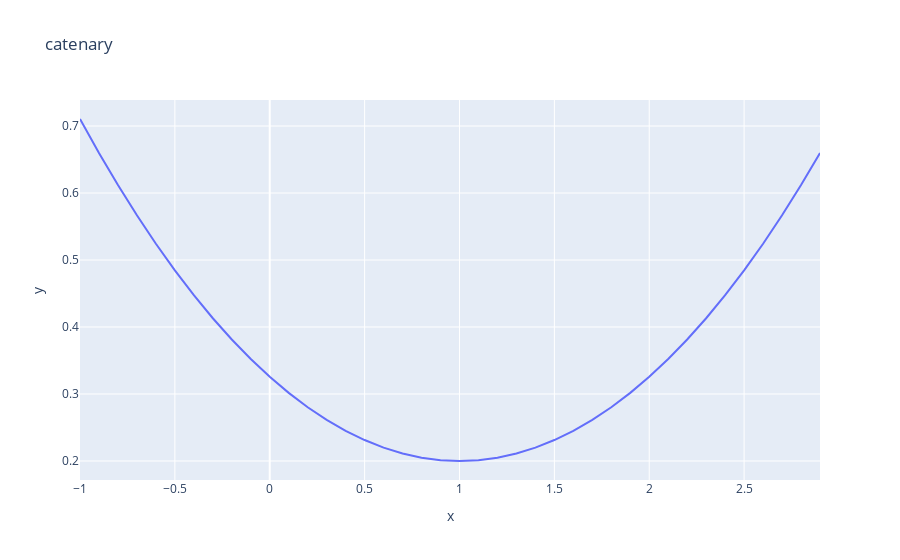

Notebook source saved alongside this figure:
### Code cell
def catenary(y):
    return 4*np.cosh((y-1)/4)-3.8
    
x = np.arange(-1,3,0.1)
y = catenary(x)

fig = px.line(x=x,y=y, title='Catenary')
fig.show()

### Figure 1 — Plotly figure (JSON) as saved in the notebook; plotly's stock layout.template omitted (floating-point values rounded to 4 significant figures)
{"data": [{"hovertemplate": "x=%{x}<br>y=%{y}<extra></extra>", "legendgroup": "", "line": {"color": "#636efa", "dash": "solid"}, "marker": {"symbol": "circle"}, "mode": "lines", "name": "", "orientation": "v", "showlegend": false, "type": "scatter", "x": [-1, -0.9, -0.8, -0.7, -0.6, -0.5, -0.4, -0.3, -0.2, -0.1, -2.22e-16, 0.1, 0.2, 0.3, 0.4, 0.5, 0.6, 0.7, 0.8, 0.9, 1.0, 1.1, 1.2, 1.3, 1.4, 1.5, 1.6, 1.7, 1.8, 1.9, 2.0, 2.1, 2.2, 2.3, 2.4, 2.5, 2.6, 2.7, 2.8, 2.9], "xaxis": "x", "y": [0.7105, 0.6598, 0.6119, 0.5667, 0.5243, 0.4846, 0.4475, 0.4131, 0.3814, 0.3522, 0.3257, 0.3017, 0.2803, 0.2614, 0.2451, 0.2313, 0.22, 0.2113, 0.205, 0.2013, 0.2, 0.2013, 0.205, 0.2113, 0.22, 0.2313, 0.2451, 0.2614, 0.2803, 0.3017, 0.3257, 0.3522, 0.3814, 0.4131, 0.4475, 0.4846, 0.5243, 0.5667, 0.6119, 0.6598], "yaxis": "y"}], "layout": {"legend": {"tracegroupgap": 0}, "title": {"text": "catenary"}, "xaxis": {"anchor": "y", "domain": [0, 1], "title": {"text": "x"}}, "yaxis": {"anchor": "x", "domain": [0, 1], "title": {"text": "y"}}}}
